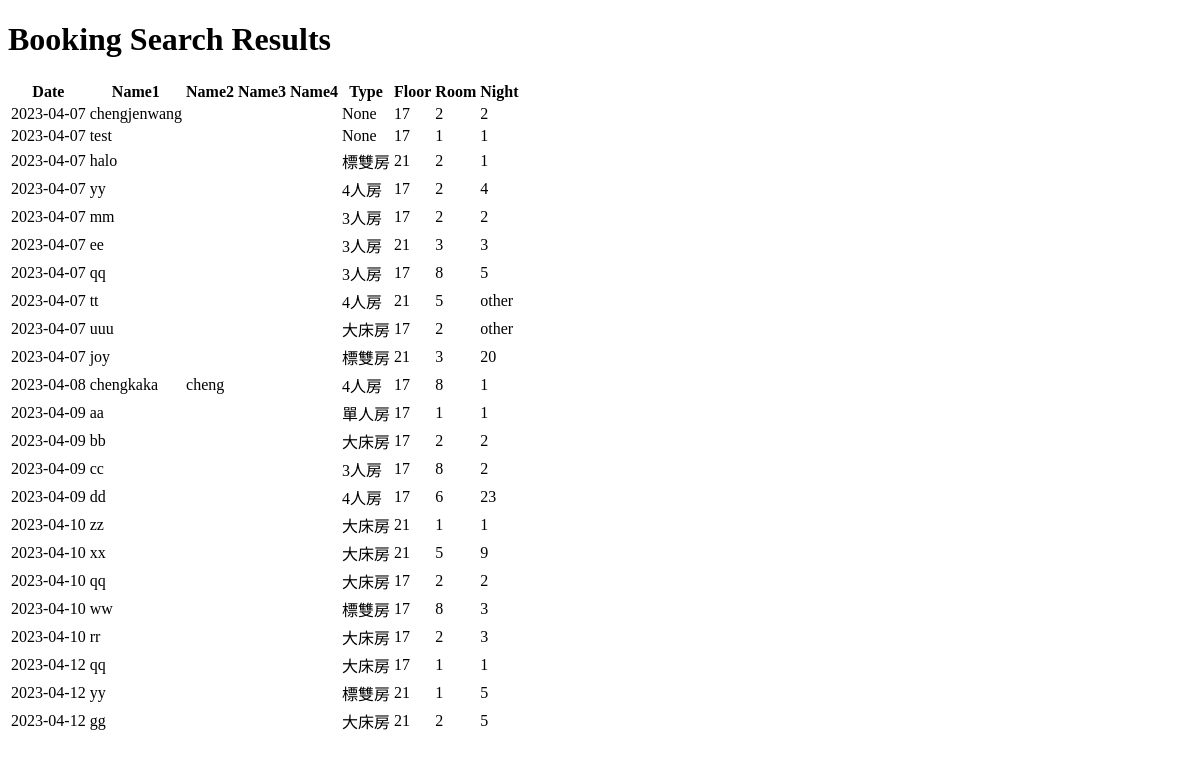
The app's page /display, older data.
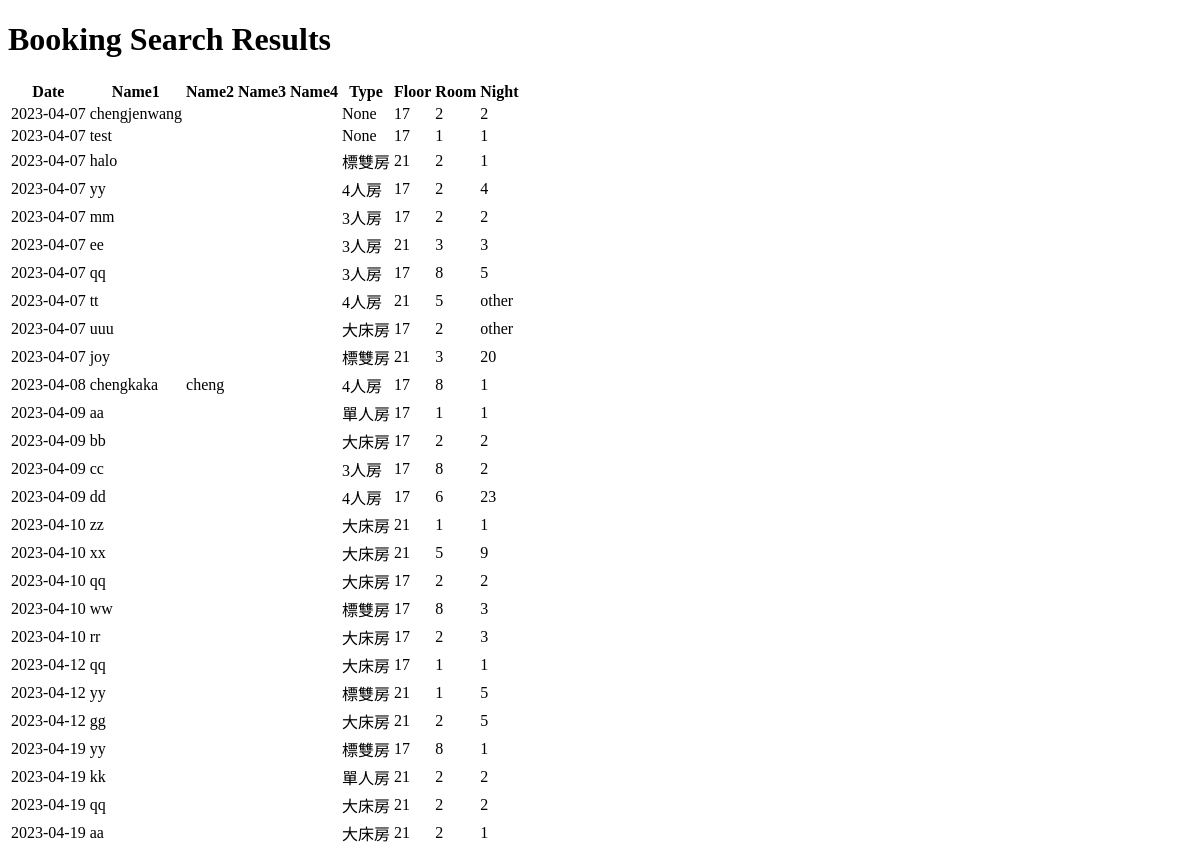
The same page, newer data.
### app.py (models this page shows)
class Booking(db.Model):
    id = db.Column(db.Integer, primary_key=True)
    date = db.Column(db.String(20))
    name1 = db.Column(db.String(50))
    name2 = db.Column(db.String(50))
    name3 = db.Column(db.String(50))
    name4 = db.Column(db.String(50))
    type = db.Column(db.String(30))
    floor = db.Column(db.String(10))
    room = db.Column(db.String(10))
    night = db.Column(db.String(10))

### app.py (the view)
@app.route('/display')
def display():
    booking = Booking.query.all()
    return render_template('display.html', booking=booking)

### templates/display.html (shortened to what this page needs)
<!DOCTYPE html>
<html>
  <head>
  </head>
  <body>
    <h1>Booking Search Results</h1>
    {% if booking %}
      <table>
        <thead>
          <tr>
            <th>Date</th>
            <th>Name1</th>
            <th>Name2</th>
            <th>Name3</th>
            <th>Name4</th>
            <th>Type</th>
            <th>Floor</th>
            <th>Room</th>
            <th>Night</th>
          </tr>
        </thead>
        <tbody>
          {% for booking in booking %}
            <tr>
              <td>{{ booking.date }}</td>
              <td>{{ booking.name1 }}</td>
              <td>{{ booking.name2 }}</td>
              <td>{{ booking.name3 }}</td>
              <td>{{ booking.name4 }}</td>
              <td>{{ booking.type }}</td>
              <td>{{ booking.floor }}</td>
              <td>{{ booking.room }}</td>
              <td>{{ booking.night }}</td>
            </tr>
          {% endfor %}
        </tbody>
      </table>
    {% else %}
      <p>No bookings found.</p>
    {% endif %}
  </body>
</html>

Row changes from the older to the newer data that the page shows:
added Booking: date "2023-04-19", name1 "yy", type "標雙房", floor "17", room "8", night "1"
added Booking: date "2023-04-19", name1 "kk", type "單人房", floor "21", room "2", night "2"
added Booking: date "2023-04-19", name1 "qq", type "大床房", floor "21", room "2", night "2"
added Booking: date "2023-04-19", name1 "aa", type "大床房", floor "21", room "2", night "1"
